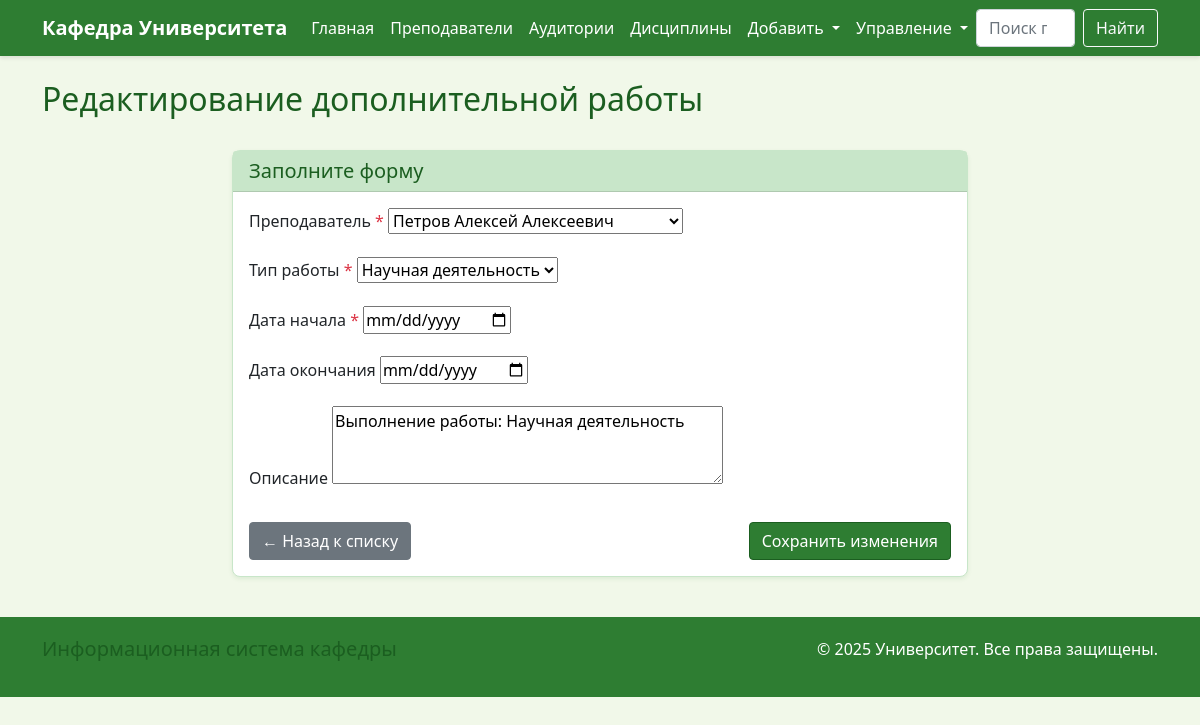
Page /teacher-additional-works/71/edit/ on the committed database.
### department/models.py (models this page shows, shortened)
class TeacherAdditionalWork(models.Model):
    teacher = models.ForeignKey(Teacher, on_delete=models.CASCADE, verbose_name="Преподаватель")
    work_type = models.ForeignKey(AdditionalWorkType, on_delete=models.CASCADE, verbose_name="Тип работы")
    start_date = models.DateField(verbose_name="Дата начала")
    end_date = models.DateField(verbose_name="Дата окончания", null=True, blank=True)
    description = models.TextField(verbose_name="Описание", blank=True)
    class Meta:
        verbose_name = "Дополнительная работа преподавателя"
        verbose_name_plural = "Дополнительные работы преподавателей"
        unique_together = ['teacher', 'work_type']

### department/views.py (the view)
# urls.py: path('teacher-additional-works/<int:pk>/edit/', views.teacher_additional_work_update, name='teacher_additional_work_update'),
def teacher_additional_work_update(request, pk):
    additional_work = get_object_or_404(TeacherAdditionalWork, pk=pk)
    if request.method == 'POST':
        form = TeacherAdditionalWorkForm(request.POST, instance=additional_work)
        if form.is_valid():
            form.save()
            messages.success(request, 'Дополнительная работа обновлена!')
            return redirect('department:teacher_additional_work_list')
    else:
        form = TeacherAdditionalWorkForm(instance=additional_work)
    return render(request, 'department/teacher_additional_work_form.html', {
        'form': form,
        'title': 'Редактирование дополнительной работы',
        'action_url': 'department:teacher_additional_work_update',
        'pk': pk,
    })

### department/forms.py
class TeacherAdditionalWorkForm(forms.ModelForm):
    class Meta:
        model = TeacherAdditionalWork
        fields = ['teacher', 'work_type', 'start_date', 'end_date', 'description']
        widgets = {
            'start_date': forms.DateInput(attrs={'type': 'date'}),
            'end_date': forms.DateInput(attrs={'type': 'date'}),
            'description': forms.Textarea(attrs={'rows': 3}),
        }
        labels = {
            'teacher': 'Преподаватель',
            'work_type': 'Тип работы',
            'start_date': 'Дата начала',
            'end_date': 'Дата окончания',
            'description': 'Описание',
        }

### department/models.py (called while the page is built)
    def __str__(self):
        return self.name

    def __str__(self):
        return f"{self.last_name} {self.first_name} {self.middle_name}".strip()

### templates/department/teacher_additional_work_form.html (shortened to what this page needs)
{% extends 'base.html' %}
{% block content %}
<div class="row mb-4">
    <div class="col-md-8">
        <h2>{{ title }}</h2>
    </div>
</div>
<div class="row">
    <div class="col-md-8 mx-auto">
        <div class="card">
            <div class="card-header">
                <h5 class="mb-0">Заполните форму</h5>
            </div>
            <div class="card-body">
                <form method="post" enctype="multipart/form-data">
                    {% for field in form %}
                    <div class="mb-3">
                        <label for="{{ field.id_for_label }}" class="form-label">
                            {{ field.label }}
                            {% if field.field.required %}<span class="text-danger">*</span>{% endif %}
                        </label>
                        {{ field }}
                    </div>
                    {% endfor %}
                    <div class="d-flex justify-content-between mt-4">
                        <a href="{% url 'department:teacher_additional_work_list' %}" class="btn btn-secondary">
                            ← Назад к списку
                        </a>
                        <button type="submit" class="btn btn-primary">
                            {% if title|slice:":7" == "Добавле" or title|slice:":7" == "Назначе" %}Назначить работу{% else %}Сохранить изменения{% endif %}
                        </button>
                    </div>
                </form>
            </div>
        </div>
    </div>
</div>
{% endblock %}

### templates/base.html (style rules this page uses)
:root { --primary-green: #2e7d32; --light-green: #4caf50; --dark-green: #1b5e20; --lighter-green: #c8e6c9; --bg-green: #f1f8e9; }
body { background-color: var(--bg-green); font-family: 'Segoe UI', Tahoma, Geneva, Verdana, sans-serif; }
.btn-primary { background-color: var(--primary-green); border-color: var(--dark-green); }
.card { border: 1px solid var(--lighter-green); border-radius: 8px; box-shadow: 0 2px 4px rgba(46, 125, 50, 0.1); }
.card-header { background-color: var(--lighter-green); color: var(--dark-green); font-weight: bold; }
h1, h2, h3, h4, h5, h6 { color: var(--dark-green); }
a { color: var(--primary-green); }

### rows in the picture
TeacherAdditionalWork: form "Петров Алексей Алексеевич" "Научная деятельность" "Выполнение работы: Научная деятельность"

### other values in the picture
{{ title }} "Редактирование дополнительной работы"
{{ field.label }} "Преподаватель" "Тип работы" "Дата начала" "Дата окончания" "Описание"
